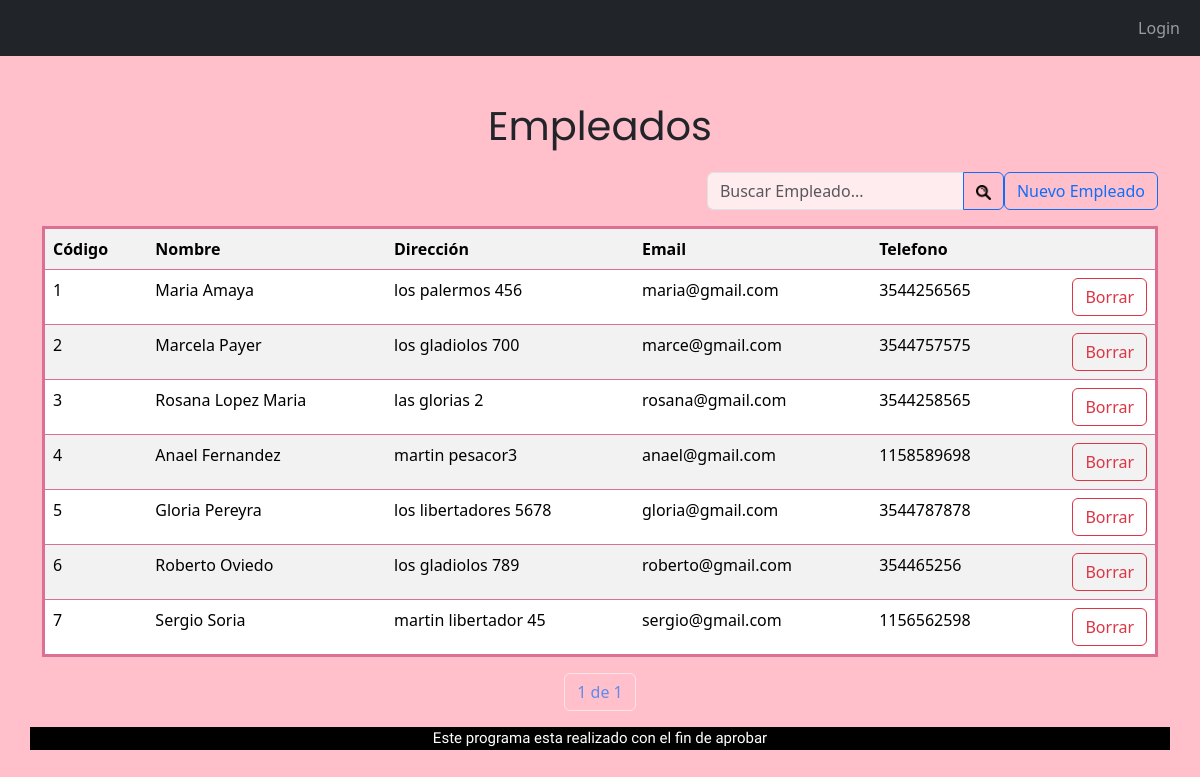
The app's page /tablaempleados/, older data.
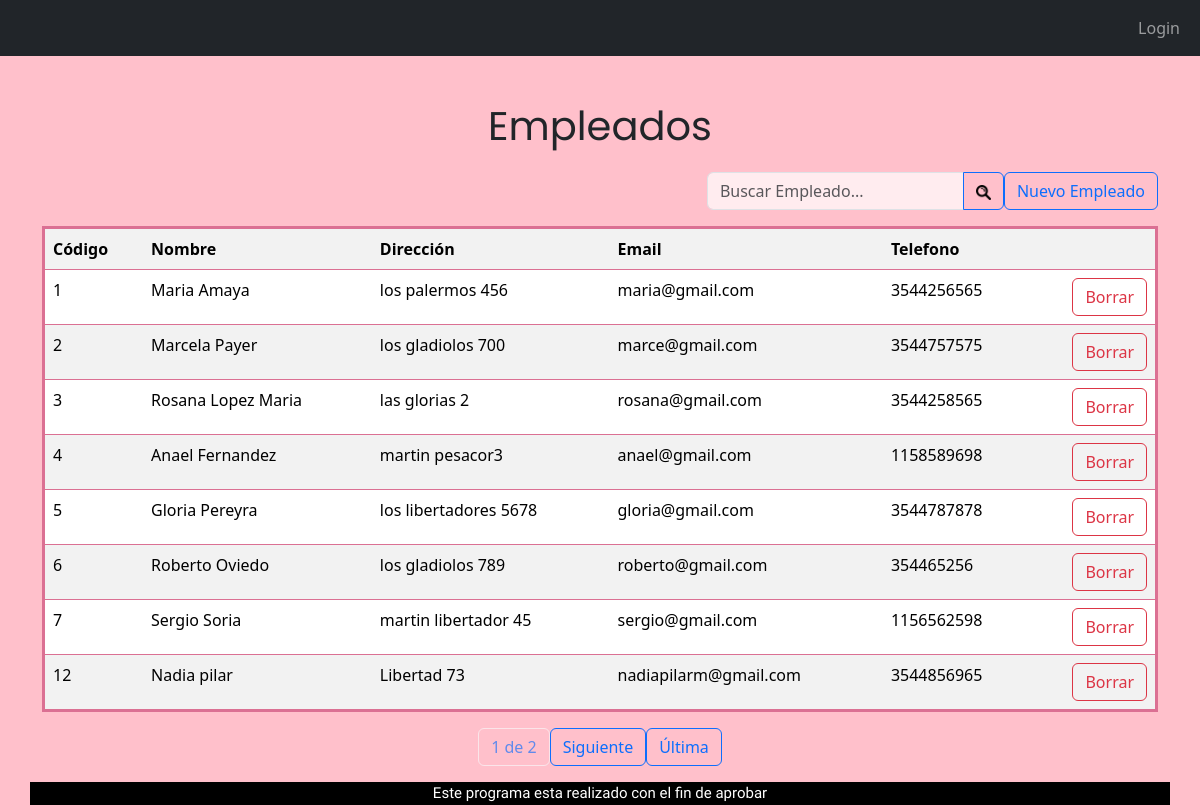
The same page, newer data.
### appRieVictoria/models.py (models this page shows, shortened)
class Empleados(models.Model):
    nombre = models.CharField(max_length=50, help_text="Nombre del empleado",verbose_name="Nombre")
    direccion = models.CharField(max_length=100, help_text='Direccion del empleado')
    Email = models.EmailField(help_text="Email del empleado")
    telefono = models.PositiveBigIntegerField(help_text='Telefono del empleado')
    proveedores = models.ManyToManyField("Proveedores" ,related_name='venden_a_empleados', through="Compras")
    clientes = models.ManyToManyField("Clientes" ,related_name='empleados_relacionados', through="Ventas")
    class Meta:
        permissions = [
            ("puede_aprobar", "Puede aprobar el modelo"),
            ("puede_publicar", "Puede publicar el modelo"),
        ]

### appRieVictoria/views.py (the view)
class tablaempleados(ListView):
    model = Empleados
    template_name = 'tablaempleados.html'
    context_object_name = 'Empleados'
    paginate_by = 8
    def get_queryset(self):
        query = self.request.GET.get('q', '')
        empleados = Empleados.objects.filter(nombre__icontains=query)
        return empleados
    def get_context_data(self, **kwargs):
        context = super().get_context_data(**kwargs)
        query = self.request.GET.get('q', '')
        context['query'] = query
        return context

### proyectoRieVictoria/templates/tablaempleados.html (shortened to what this page needs)
{% extends "base.html" %}
{% block content %}
<div class="nombreTablas">
    <p >Empleados</p>
</div>
<div class="row">
    <div class="col d-flex justify-content-end mb-3">
        <form method="GET">
            <div class="input-group">
                <input type="text" class="form-control inputApagado " name="q" value="{{ query }}" placeholder="Buscar Empleado...">
                <button class="btn btn-outline-primary"
                 type="submit"><img src="/static/img/search.png"  alt="Lupa de búsqueda" width="15" height="15" ></button>
            </div>
        </form>
    {% if perms.aplicacion.change_proveedores %}
    <a class="btn btn-outline-primary" href="/empleados/EmpleadosNuevo{{ p.id}}">Nuevo Empleado</a>
    {% else %}
    <a class="btn btn-outline-primary" >Nuevo Empleado</a>
    {% endif %}
</div>
</div>
<table style="border-style: solid; border-color: palevioletred;" class="table table-striped">
            <tr>
                <th>Código</th>
                <th>Nombre</th>
                <th>Dirección</th>
                <th>Email</th>
                <th>Telefono</th>
                <th></th>
            </tr>
            {% for p in Empleados %}
                <tr>
                    {% if perms.aplicacion.change_empleados %}
                    <td class="centrado"><a href="/empleados/EmpleadosModif/{{ p.id }}/">{{ p.id }}</a></td>
                    {% else %}
                    <td>{{ p.id }}</td>
                    {% endif %}
                    <td>{{ p.nombre }}</td>
                    <td>{{ p.direccion }}</td>
                    <td>{{ p.Email }}</td>
                    <td>{{ p.telefono }}</td>
                    <td>
                        <div class="d-flex justify-content-end ">
                            {% if perms.aplicacion.change_empleados %}
                            <a class="btn btn-outline-danger" href="/empleados/EmpleadosBorrar/{{ p.id}}">Borrar</a>
                            {% else %}
                            <a class="btn btn-outline-danger">Borrar</a>
                            {% endif %}
                        </div>
                    </td>
                </tr>
                {% endfor %}
</table>
<div class="pagination justify-content-center">
    <span class="current-page btn btn-outline-light disabled text-primary mb-3">
        {{ page_obj.number }} de {{ page_obj.paginator.num_pages }}
    </span>
    {% if page_obj.has_next %}
        <a class="btn btn-outline-primary mb-3" href="?page={{ page_obj.next_page_number }}">
            Siguiente
        </a>
        <a class="btn btn-outline-primary mb-3" href="?page={{ page_obj.paginator.num_pages }}">
            Última
        </a>
    {% endif %}
</div>
{% endblock %}

Row changes from the older to the newer data that the page shows:
added Empleados: id "12", nombre "Nadia pilar", direccion "Libertad 73", Email "nadiapilarm@gmail.com", telefono "3544856965"
Text that changed along with them:
{{ page_obj.paginator.num_pages }}: "1" → "2"
text now shown: "Siguiente Última"
